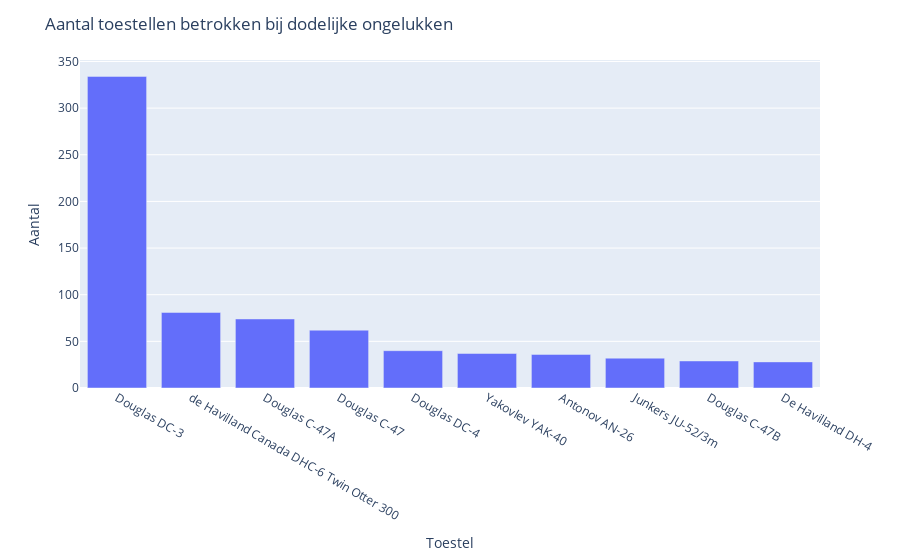

The notebook cell saved with this chart:
### Code cell
#barplot van top 10 aircraft

bar_top_10 = px.bar(top_10_ac, y = "Type")

bar_top_10.update_layout(title = "Aantal toestellen betrokken bij dodelijke ongelukken", xaxis_title = "Toestel", yaxis_title = "Aantal")
bar_top_10.show()

### Figure 1 — Plotly figure (JSON) as saved in the notebook; plotly's stock layout.template omitted (floating-point values rounded to 4 significant figures)
{"data": [{"alignmentgroup": "True", "hovertemplate": "index=%{x}<br>Type=%{y}<extra></extra>", "legendgroup": "", "marker": {"color": "#636efa", "pattern": {"shape": ""}}, "name": "", "offsetgroup": "", "orientation": "v", "showlegend": false, "textposition": "auto", "type": "bar", "x": ["Douglas DC-3", "de Havilland Canada DHC-6 Twin Otter 300", "Douglas C-47A", "Douglas C-47", "Douglas DC-4", "Yakovlev YAK-40", "Antonov AN-26", "Junkers JU-52/3m", "Douglas C-47B", "De Havilland DH-4"], "xaxis": "x", "y": [334, 81, 74, 62, 40, 37, 36, 32, 29, 28], "yaxis": "y"}], "layout": {"barmode": "relative", "legend": {"tracegroupgap": 0}, "margin": {"t": 60}, "title": {"text": "Aantal toestellen betrokken bij dodelijke ongelukken"}, "xaxis": {"anchor": "y", "domain": [0, 1], "title": {"text": "Toestel"}}, "yaxis": {"anchor": "x", "domain": [0, 1], "title": {"text": "Aantal"}}}}
